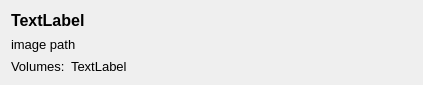
<?xml version="1.0" encoding="UTF-8"?>
<ui version="4.0">
 <class>PodVolumeWidget</class>
 <widget class="QWidget" name="PodVolumeWidget">
  <property name="geometry">
   <rect>
    <x>0</x>
    <y>0</y>
    <width>423</width>
    <height>85</height>
   </rect>
  </property>
  <property name="windowTitle">
   <string>Form</string>
  </property>
  <property name="styleSheet">
   <string notr="true"/>
  </property>
  <layout class="QVBoxLayout" name="verticalLayout">
   <item>
    <layout class="QHBoxLayout" name="horizontalLayout_2">
     <item>
      <widget class="QLabel" name="lbl_volume_name">
       <property name="font">
        <font>
         <pointsize>12</pointsize>
         <weight>75</weight>
         <bold>true</bold>
        </font>
       </property>
       <property name="text">
        <string>TextLabel</string>
       </property>
      </widget>
     </item>
    </layout>
   </item>
   <item>
    <widget class="QLabel" name="lbl_mount_path">
     <property name="font">
      <font>
       <pointsize>10</pointsize>
      </font>
     </property>
     <property name="text">
      <string>image path</string>
     </property>
    </widget>
   </item>
   <item>
    <layout class="QHBoxLayout" name="horizontalLayout">
     <item>
      <widget class="QLabel" name="label_2">
       <property name="font">
        <font>
         <pointsize>10</pointsize>
        </font>
       </property>
       <property name="text">
        <string>Volumes:</string>
       </property>
      </widget>
     </item>
     <item>
      <widget class="QLabel" name="lbl_volumes">
       <property name="sizePolicy">
        <sizepolicy hsizetype="Preferred" vsizetype="Preferred">
         <horstretch>1</horstretch>
         <verstretch>0</verstretch>
        </sizepolicy>
       </property>
       <property name="font">
        <font>
         <pointsize>10</pointsize>
        </font>
       </property>
       <property name="text">
        <string>TextLabel</string>
       </property>
      </widget>
     </item>
    </layout>
   </item>
  </layout>
 </widget>
 <resources/>
 <connections/>
</ui>
